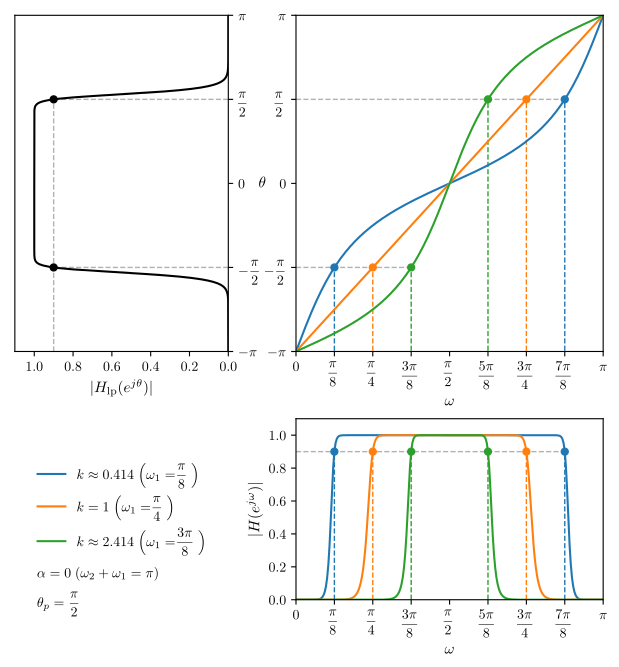

The Python source for this figure:
import matplotlib.pyplot as plt
import numpy as np
from scipy import signal
import numpy.polynomial.polynomial as poly

__author__ = 'ernesto'

# use latex
plt.rcParams['text.usetex'] = True
plt.rcParams['text.latex.preview'] = True
plt.rcParams['text.latex.preamble'] = [r'\usepackage{amsmath}']


def filter_transformation(b, a, gnum, gden):
    """
    Transformación en frecuencia de un filtro pasabajos.
    Cálculo de los coefcientes del numerador y denominador del filtro
    transformado a partir de los coeficientes del numerador y denominador
    del filtro pasabajos prototipo y la transformación.

    Parámetros
    ----------
    b, a : vectores de dimensión (N + 1, )
        Coeficientes del numerador y denominador del filtro prototipo
    gnum, gden : vectores de una dimensión de tamaño arbitrario
        Coeficientes del numerador y denominador de la transformación

    Retorna
    -------
    bt, at : vectores de una dimensión
        Coeficientes del numerador y denominador del filtro transformado
    """
    # Orden del filtro a transformar
    N = len(b) - 1
    # Lista de polinomios que multiplican a los coeficientes b[k], a[k].
    # Son de la forma (gden ** (N - k)) * (gnum ** k)
    pfactors = [1] * (N + 1)
    k = N
    for i in np.arange(N + 1):
        for j in np.arange(k):
            pfactors[i] = poly.polymul(pfactors[i], gden)
        for j in np.arange(N - k):
            pfactors[i] = poly.polymul(pfactors[i], gnum)
        k -= 1
    # Cálculo de los coeficientes del filtro transformado
    bt = 0
    at = 0
    for i in np.arange(N + 1):
        bt = poly.polyadd(bt, b[i] * pfactors[i])
        at = poly.polyadd(at, a[i] * pfactors[i])
    return bt, at


# pasabajos a pasabajos
# frecuencia original
theta_p = np.pi / 2
# parámetros del pasabanda
# alpha = 0 (w1 + w2 = pi)
w_sum = np.pi
# frecuencia w1
dw1 = np. pi / 8
w1 = np.arange(dw1, np.pi / 2, dw1)
w2 = w_sum - w1

# k es fijo por ser el ancho de banda fijo
ks = np.tan(theta_p / 2) / np.tan((w2 - w1) / 2)
alphas = np.cos((w2 + w1) / 2) / np.cos((w2 - w1) / 2)

gamma1 = 2 * alphas * ks / (ks + 1)
gamma2 = (ks - 1) / (ks + 1)

# Relación entre las frecuencias
Nfrecs = 256
w = np.linspace(0, np.pi, Nfrecs)

thetas = -np.arctan2(2 * ks * (np.cos(w[:, np.newaxis]) - alphas) * np.sin(w[:, np.newaxis]),
                     -(ks * (np.cos(w[:, np.newaxis]) - alphas)) ** 2 + np.sin(w[:, np.newaxis]) ** 2)

#thetas = -np.pi - 2 * np.arctan2(-np.sin(w[:, np.newaxis]), ks * (np.cos(w[:, np.newaxis]) - alphas))

# Transformación de un filtro pasabajos
delta_p = 0.1
delta_s = 0.05
tp = theta_p
ts = 0.6 * np.pi

gpass = -20 * np.log10(1 - delta_p)
gstop = -20 * np.log10(delta_s)

# Filtro Butterworth
N, Wn = signal.buttord(tp, ts, gpass, gstop, analog=False, fs=2*np.pi)
b, a = signal.butter(N, Wn, btype='low', analog=False, output='ba', fs=2*np.pi)
theta, H = signal.freqz(b, a, worN=Nfrecs, whole=False, plot=None, fs=2*np.pi, include_nyquist=False)

# Filtros transformados
Hts = np.empty((Nfrecs, len(ks)))
for i, k in enumerate(ks):
    tnum = [-gamma2[i], gamma1[i], -1]
    tden = [1, -gamma1[i], gamma2[i]]
    bt, at = filter_transformation(b, a, tnum, tden)
    _, Ht = signal.freqz(bt, at, worN=Nfrecs, whole=False, plot=None, fs=2 * np.pi, include_nyquist=False)
    Hts[:, i] = np.abs(Ht)

# Gráfica
# Simetrización del filtro pasabajos
theta_sym = np.concatenate((-np.flip(theta[1:]), theta))
H = np.abs(H)
H_sym = np.concatenate((np.flip(H[1:]), H))


thmin = -np.pi
thmax = np.pi
wmin = 0
wmax = np.pi
gmin = 0
gmax = 1.1

fs = 11  # fontsize
grey = 0.7 * np.ones((3, ))
markersize = 5

thticks = np.linspace(thmin, thmax, 5)
thticks_labels = ['$-\pi$', '$-\dfrac{\pi}{2}$', '$0$', '$\dfrac{\pi}{2}$', '$\pi$']
wticks = np.linspace(wmin, wmax, 9)
wticks_labels = ['$0$', '$\dfrac{\pi}{8}$', '$\dfrac{\pi}{4}$', '$\dfrac{3\pi}{8}$', '$\dfrac{\pi}{2}$',
                 '$\dfrac{5\pi}{8}$', '$\dfrac{3\pi}{4}$', '$\dfrac{7\pi}{8}$', '$\pi$']
gticks = np.linspace(0, 1, int(1/0.2) + 1, endpoint=True)

leg = []
for i in np.arange(len(w1)):
    if np.abs(ks[i] - round(ks[i])) > 1e-10:
        s = r'$k\approx{:.3f}$'.format(ks[i])
    else:
        s = r'$k={:d}$'.format(int(np.round(ks[i])))
    s += r'$\;\Big(\omega_1=$'
    s += wticks_labels[i + 1]
    s += r'$\;\Big)$'
    leg.append(s)

fig = plt.figure(0, figsize=(8, 8), frameon=False)

ax1 = plt.subplot2grid((20, 20), (0, 0), rowspan=11, colspan=7)
plt.xlim(gmin, gmax)
plt.ylim(thmin, thmax)
plt.gca().invert_xaxis()
plt.plot(H_sym, theta_sym, 'k')
plt.plot([1 - delta_p, 1 - delta_p], [thmin, theta_p], '--', lw=1, color=grey, zorder=-1)
plt.plot([0, 1 - delta_p], [theta_p, theta_p], '--', lw=1, color=grey, zorder=-1)
plt.plot([0, 1 - delta_p], [-theta_p, -theta_p], '--', lw=1, color=grey, zorder=-1)
plt.plot([1 - delta_p, 1 - delta_p], [-theta_p, theta_p], marker='o', markersize=markersize, color='k', linestyle='')
plt.xticks(gticks, usetex=True)
plt.yticks(thticks, thticks_labels, usetex=True)
plt.xlabel(r'$|H_\textrm{lp}(e^{j\theta})|$', fontsize=fs)
plt.text(-0.175, 0, r'$\theta$', fontsize=fs, ha='center', va='center')
ax1.yaxis.tick_right()

ax2 = plt.subplot2grid((20, 20), (0, 9), rowspan=11, colspan=10)
plt.ylim(thmin, thmax)
plt.xlim(wmin, wmax)
plt.plot(w, thetas)
plt.gca().set_prop_cycle(None)
plt.plot([w1, w1], [theta_sym[0], -theta_p], '--', lw=1, zorder=-1)
plt.gca().set_prop_cycle(None)
plt.plot([w1], [-theta_p], marker='o', markersize=markersize)
plt.gca().set_prop_cycle(None)
plt.plot([w2, w2], [theta_sym[0], theta_p], '--', lw=1, zorder=-2)
plt.gca().set_prop_cycle(None)
plt.plot([w2], [theta_p], marker='o', markersize=markersize)
plt.plot([0, w2[0]], [theta_p, theta_p], '--', lw=1, color=grey, zorder=-3)
plt.plot([0, w1[-1]], [-theta_p, -theta_p], '--', lw=1, color=grey, zorder=-3)
plt.xticks(wticks, wticks_labels, usetex=True)
plt.yticks(thticks, thticks_labels, usetex=True)
plt.xlabel(r'$\omega$', fontsize=fs)

ax3 = plt.subplot2grid((20, 20), (13, 9), rowspan=6, colspan=10)
plt.xlim(wmin, wmax)
plt.ylim(gmin, gmax)
plt.plot(theta, Hts)
plt.gca().set_prop_cycle(None)
plt.plot([w1, w1], [0, 1 - delta_p], '--', lw=1)
plt.gca().set_prop_cycle(None)
plt.plot([w1], [1 - delta_p], marker='o', markersize=markersize)
plt.gca().set_prop_cycle(None)
plt.plot([w2, w2], [0, 1 - delta_p], '--', lw=1)
plt.gca().set_prop_cycle(None)
plt.plot([w2], [1 - delta_p], marker='o', markersize=markersize)
plt.plot([0, w2[0]], [1 - delta_p, 1 - delta_p], '--', lw=1, color=grey, zorder=-1)
plt.xticks(wticks, wticks_labels, usetex=True)
plt.yticks(gticks, usetex=True)
plt.xlabel(r'$\omega$', fontsize=fs)
plt.ylabel(r'$|H(e^{j\omega})|$', fontsize=fs)
plt.legend(leg, loc='center right', bbox_to_anchor=(-0.25, 0.5), frameon=False, framealpha=1)

label = r'$\alpha=0\;(\omega_2+\omega_1=\pi)$'
plt.text(-2.65, 0.2, label, fontsize=10, ha='left', va='top')
plt.text(-2.65, 0.05, r'$\theta_p=\dfrac{\pi}{2}$', fontsize=10, ha='left', va='top')

plt.savefig('filter_design_frequency_transformations_low_bandpass_k.pdf', bbox_inches='tight')

plt.show()
